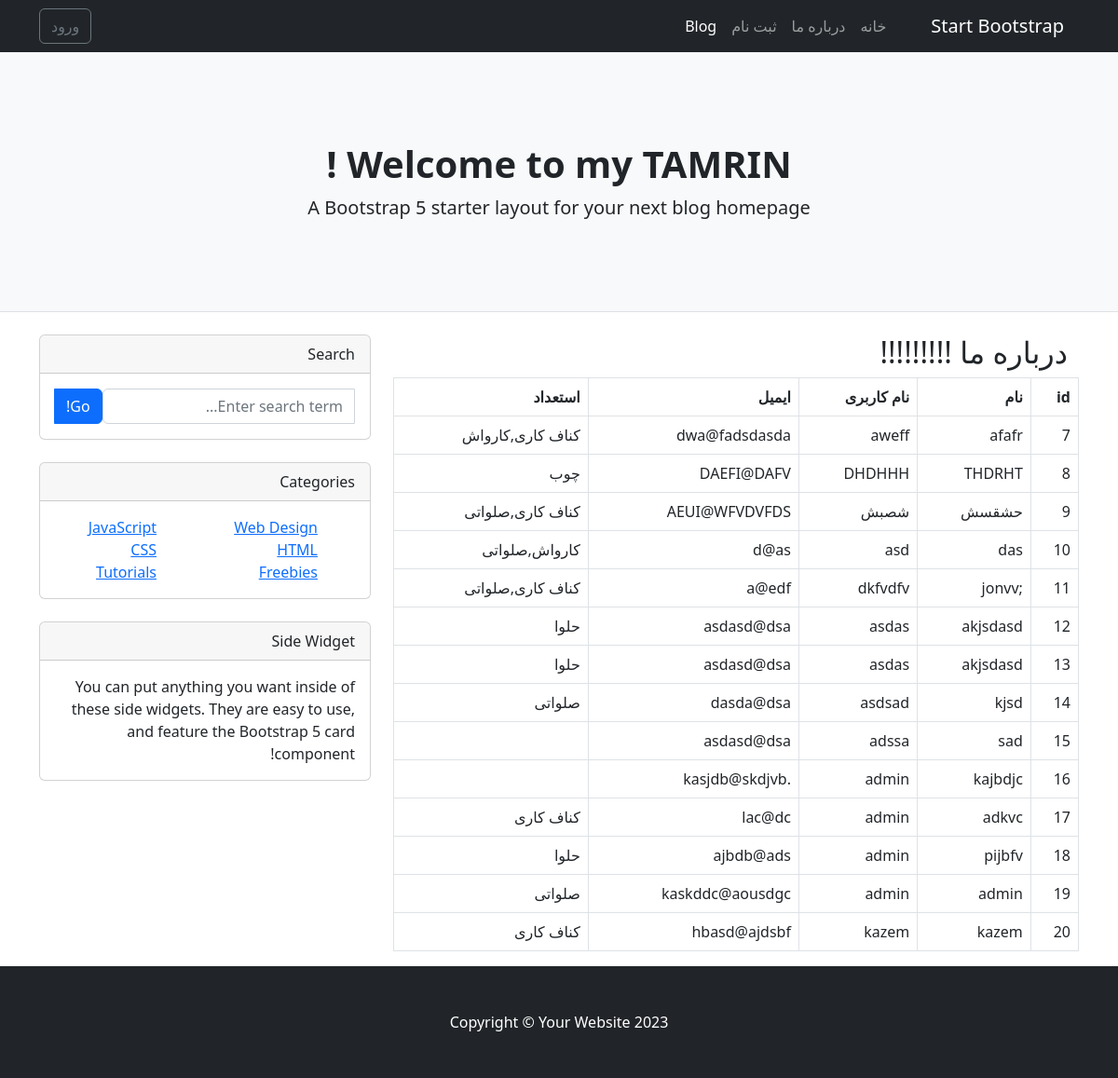
Page /?page=about on the committed database.
### tables this page shows
CREATE TABLE `users` (
  `ID` int(11) NOT NULL,
  `full_name` varchar(50) NOT NULL,
  `user_name` varchar(50) NOT NULL,
  `password` varchar(50) NOT NULL,
  `email` varchar(50) NOT NULL,
  `taste` varchar(50) NOT NULL,
  `is_admin` tinyint(1) NOT NULL DEFAULT 0
);

### page_about.php (the view, shortened to what this page needs)
<div class="container">
    <h2>درباره ما !!!!!!!!!</h2>
</div>
<?php
$q = "SELECT * FROM `users` WHERE 1";
$result = $connection ->query($q);
?>
<table class="table table-bordered">
    <tr>
        <th>id</th>
        <th>نام</th>
        <th>نام کاربری</th>
        <th>ایمیل</th>
        <th>استعداد</th>
    </tr>
    <?php
    if ($result){
        while ($row = $result -> fetch_assoc()){
            ?>
            <tr>
                <td><?= $row  ['ID'] ?></td>
                <td><?= $row  ["full_name"] ?></td>
                <td><?= $row  ["user_name"] ?></td>
                <td><?= $row  ["email"] ?></td>
                <td><?= $row  ["taste"] ?></td>
            </tr>
            <?php
        }
    }
    ?>
</table>

### css/costume.css (style rules this page uses)
*,body,html { direction: rtl; }

### rows in the picture
users: ID "7", full_name "afafr", user_name "aweff", email "dwa@fadsdasda", taste "کناف کاری,کارواش"
users: ID "8", full_name "THDRHT", user_name "DHDHHH", email "DAEFI@DAFV", taste "چوب"
users: ID "9", full_name "حشقسش", user_name "شصبش", email "AEUI@WFVDVFDS", taste "کناف کاری,صلواتی"
users: ID "10", full_name "das", user_name "asd", email "d@as", taste "کارواش,صلواتی"
users: ID "11", full_name ";jonvv", user_name "dkfvdfv", email "a@edf", taste "کناف کاری,صلواتی"
users: ID "12", full_name "akjsdasd", user_name "asdas", email "asdasd@dsa", taste "حلوا"
users: ID "13", full_name "akjsdasd", user_name "asdas", email "asdasd@dsa", taste "حلوا"
users: ID "14", full_name "kjsd", user_name "asdsad", email "dasda@dsa", taste "صلواتی"
users: ID "15", full_name "sad", user_name "adssa", email "asdasd@dsa"
users: ID "16", full_name "kajbdjc", user_name "admin", email ".kasjdb@skdjvb"
users: ID "17", full_name "adkvc", user_name "admin", email "lac@dc", taste "کناف کاری"
users: ID "18", full_name "pijbfv", user_name "admin", email "ajbdb@ads", taste "حلوا"
users: ID "19", full_name "admin", user_name "admin", email "kaskddc@aousdgc", taste "صلواتی"
users: ID "20", full_name "kazem", user_name "kazem", email "hbasd@ajdsbf", taste "کناف کاری"
